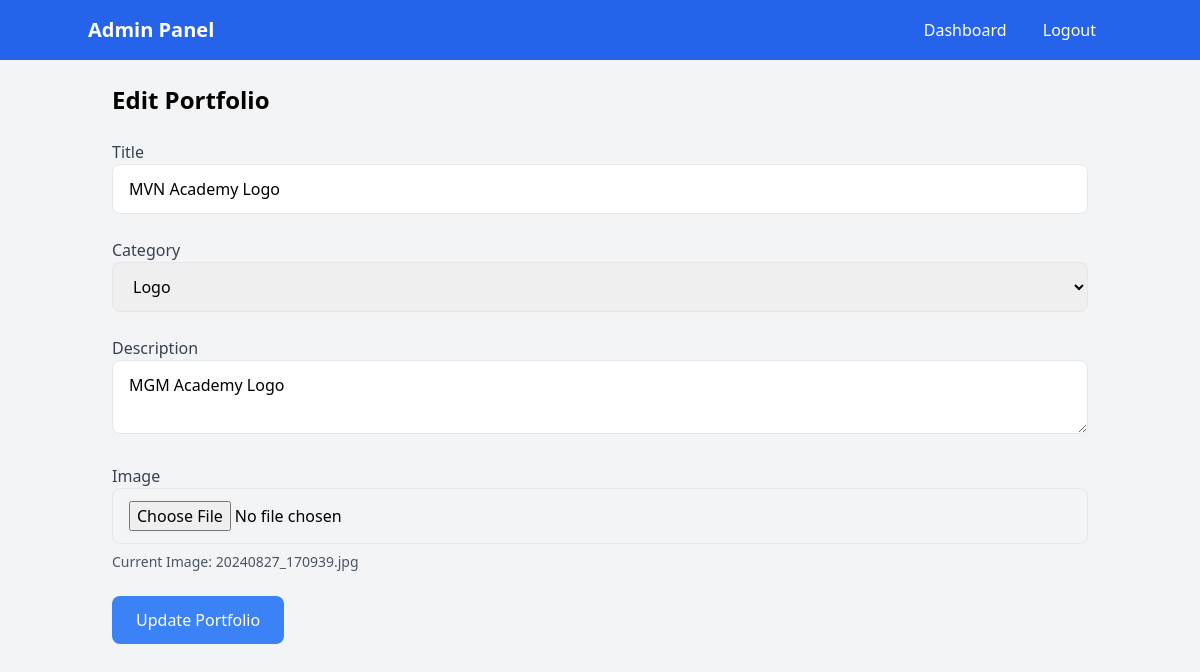
The app's page /admin/edit_portfolio.php?id=19 (signed in) with its own data.
### tables this page shows
CREATE TABLE `portfolio` (
  `id` int(11) NOT NULL,
  `title` varchar(200) NOT NULL,
  `description` text NOT NULL,
  `image` varchar(255) NOT NULL,
  `created_at` timestamp NOT NULL DEFAULT current_timestamp() ON UPDATE current_timestamp(),
  `category` varchar(255) NOT NULL
);

### admin/edit_portfolio.php (the view, shortened to what this page needs)
<?php
require '../db/connection.php';
$id = $_GET['id'];
$stmt = $conn->prepare("SELECT * FROM portfolio WHERE id = ?");
$stmt->execute([$id]);
$portfolio_item = $stmt->fetch(PDO::FETCH_ASSOC);
?>
<!DOCTYPE html>
<html lang="id">
<head>
    <link href="https://cdn.jsdelivr.net/npm/tailwindcss@2.2.19/dist/tailwind.min.css" rel="stylesheet">
</head>
<body class="bg-gray-100">
<?php include '../includes/admin-header.php'; ?>
    <div class="container mx-auto p-6">
        <h1 class="text-2xl font-bold mb-6">Edit Portfolio</h1>
        <form method="POST" enctype="multipart/form-data">
            <div class="mb-6">
                <label class="block text-gray-700">Title</label>
                <input type="text" name="title" value="<?= htmlspecialchars($portfolio_item['title']) ?>" class="w-full px-4 py-3 border rounded-lg" required>
            </div>
            <div class="mb-6">
                <label class="block text-gray-700">Category</label>
                <select name="category" class="w-full px-4 py-3 border rounded-lg">
                    <option value="Logo" <?= $portfolio_item['category'] == 'Logo' ? 'selected' : '' ?>>Logo</option>
                </select>
            </div>
            <div class="mb-6">
                <label class="block text-gray-700">Description</label>
                <textarea name="description" class="w-full px-4 py-3 border rounded-lg" required><?= htmlspecialchars($portfolio_item['description']) ?></textarea>
            </div>
            <div class="mb-6">
                <label class="block text-gray-700">Image</label>
                <input type="file" name="image" class="w-full px-4 py-3 border rounded-lg">
                <p class="mt-2 text-sm text-gray-600">Current Image: <?= htmlspecialchars($portfolio_item['image']) ?></p>
            </div>
            <button type="submit" class="bg-blue-500 text-white px-6 py-3 rounded-lg hover:bg-blue-600 w-full sm:w-auto transition duration-300">Update Portfolio</button>
        </form>
    </div>
</body>
</html>

### records on screen
portfolio: title "MVN Academy Logo", category "Logo", description "MGM Academy Logo", image "20240827_170939.jpg"
